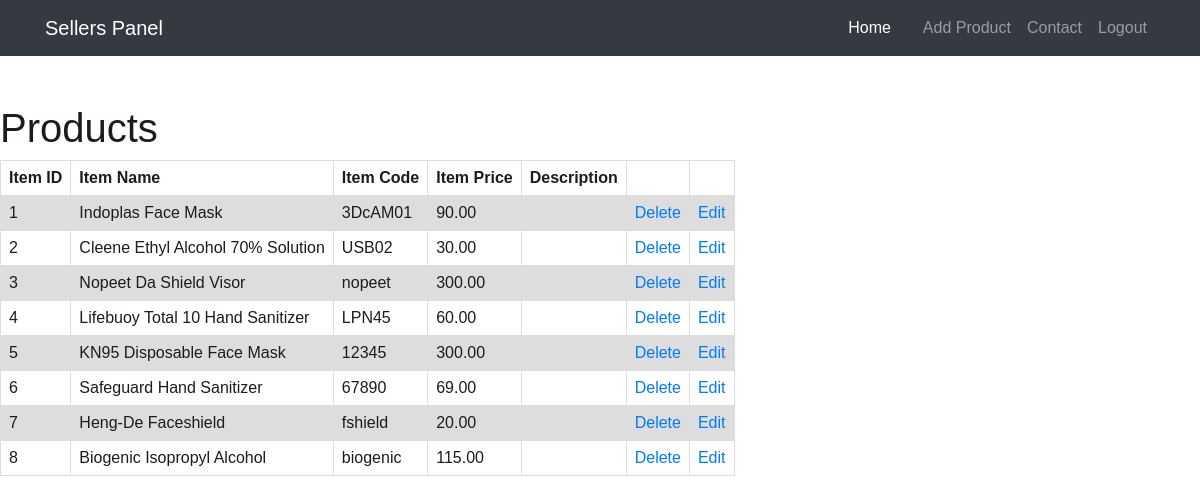
/sellers/sellers.php, run on the app's committed database.
### tables this page shows
CREATE TABLE tblproduct (
  id int(8) NOT NULL,
  name varchar(255) NOT NULL,
  code varchar(255) NOT NULL,
  image text NOT NULL,
  price double(10,2) NOT NULL,
  description varchar(500) NOT NULL
);

### sellers/sellers.php (the view, shortened to what this page needs)
<?php
include($_SERVER['DOCUMENT_ROOT']. '/admin/config.php');
$sql1 = "SELECT * FROM tblproduct";
$result_products = $db->query($sql1);
?>
<html>
<head>
    <link href="https://cdn.jsdelivr.net/npm/bootstrap@5.0.0-beta1/dist/css/bootstrap.min.css" rel="stylesheet"
>
    <link rel="stylesheet" href="/assets/admin_tables.css">
    <link href="/assets/bootstrap/css/bootstrap.min.css" rel="stylesheet">
    <link href="/assets/shop-homepage.css" rel="stylesheet">
    <link href="/assets/style.css" type="text/css" rel="stylesheet" />
<body>
<nav class="navbar navbar-expand-lg navbar-dark bg-dark fixed-top">
    <div class="container">
      <a class="navbar-brand" href="#">Sellers Panel</a>
      <div class="collapse navbar-collapse" id="navbarResponsive">
        <ul class="navbar-nav ml-auto">
          <li class="nav-item active">
            <a class="nav-link" href="../../index.php">Home
            </a>
          </li>
          <li class="nav-item">
            <a class="nav-link" href="#"><?php echo $_SESSION['seller_username']; ?></a>
          </li>
          <li class="nav-item">
            <a class="nav-link" href="/sellers/cruds/add.php">Add Product</a>
          </li>
          <li class="nav-item">
            <a class="nav-link" href="../../contact.php">Contact</a>
          </li>
          <li class="nav-item">
            <a class="nav-link" href="../../logout.php">Logout</a>
          </li>
        </ul>
      </div>
    </div>
  </nav>
    <div class="row">
        <div class="col-md-12">
            <br>
            <br>
            <h1>Products</h1>
            <?php
if ($result_products->num_rows > 0) {
    echo "<table>
<tr>
<th>Item ID</th>
<th>Item Name</th>
<th>Item Code</th>
<th>Item Price</th>
<th>Description</th>
<th>
<th>
</tr>";
    while ($row = mysqli_fetch_array($result_products)) {
        echo "<tr>";
        echo "<td>" . $row['id'] . "</td>";
        echo "<td>" . $row['name'] . "</td>";
        echo "<td>" . $row['code'] . "</td>";
        echo "<td>" . $row['price'] . "</td>";
        echo "<td>" . $row['description']. "</td>";
        echo "<td><a  href='/sellers/cruds/delete.php?id=".$row['id']."'>Delete</a></td>";
        echo "<td><a  href='/sellers/cruds/edit.php?id=".$row['id']."'>Edit</a></td>";
        echo "</tr>";
    }
    echo "</table>";
}
?>
        </div>
    </div>
</body>
</html>

### assets/admin_tables.css (style rules this page uses)
table { font-family: arial, sans-serif; border-collapse: collapse; table-layout: fixed; width: auto; }
td, th { border: 1px solid #dddddd; text-align: left; padding: 8px; }
tr:nth-child(even) { background-color: #dddddd; }

### assets/shop-homepage.css (style rules this page uses)
body { padding-top: 56px; }

### assets/style.css (style rules this page uses)
body { font-family: Arial; color: #211a1a; font-size: 1em; }

### data on the page
tblproduct: id "1", name "Indoplas Face Mask", code "3DcAM01", price "90.00"
tblproduct: id "2", name "Cleene Ethyl Alcohol 70% Solution", code "USB02", price "30.00"
tblproduct: id "3", name "Nopeet Da Shield Visor", code "nopeet", price "300.00"
tblproduct: id "4", name "Lifebuoy Total 10 Hand Sanitizer", code "LPN45", price "60.00"
tblproduct: id "5", name "KN95 Disposable Face Mask", code "12345", price "300.00"
tblproduct: id "6", name "Safeguard Hand Sanitizer", code "67890", price "69.00"
tblproduct: id "7", name "Heng-De Faceshield", code "fshield", price "20.00"
tblproduct: id "8", name "Biogenic Isopropyl Alcohol", code "biogenic", price "115.00"
